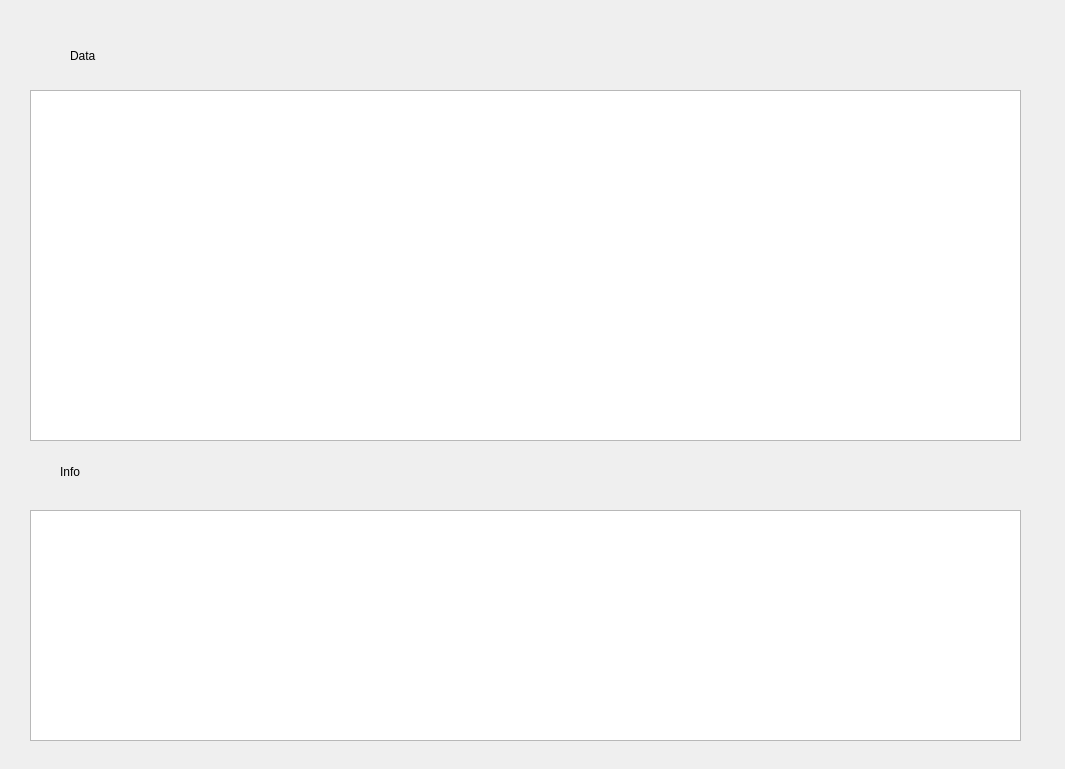
<?xml version="1.0" encoding="UTF-8"?>
<ui version="4.0">
 <class>Window</class>
 <widget class="QDialog" name="Window">
  <property name="geometry">
   <rect>
    <x>0</x>
    <y>0</y>
    <width>1065</width>
    <height>769</height>
   </rect>
  </property>
  <property name="windowTitle">
   <string>Dialog</string>
  </property>
  <widget class="QTextBrowser" name="info">
   <property name="geometry">
    <rect>
     <x>30</x>
     <y>510</y>
     <width>991</width>
     <height>231</height>
    </rect>
   </property>
  </widget>
  <widget class="QTableView" name="data">
   <property name="geometry">
    <rect>
     <x>30</x>
     <y>90</y>
     <width>991</width>
     <height>351</height>
    </rect>
   </property>
  </widget>
  <widget class="QLabel" name="label">
   <property name="geometry">
    <rect>
     <x>70</x>
     <y>30</y>
     <width>161</width>
     <height>51</height>
    </rect>
   </property>
   <property name="text">
    <string>Data</string>
   </property>
  </widget>
  <widget class="QLabel" name="label_2">
   <property name="geometry">
    <rect>
     <x>60</x>
     <y>460</y>
     <width>108</width>
     <height>24</height>
    </rect>
   </property>
   <property name="text">
    <string>Info</string>
   </property>
  </widget>
 </widget>
 <resources/>
 <connections/>
</ui>
